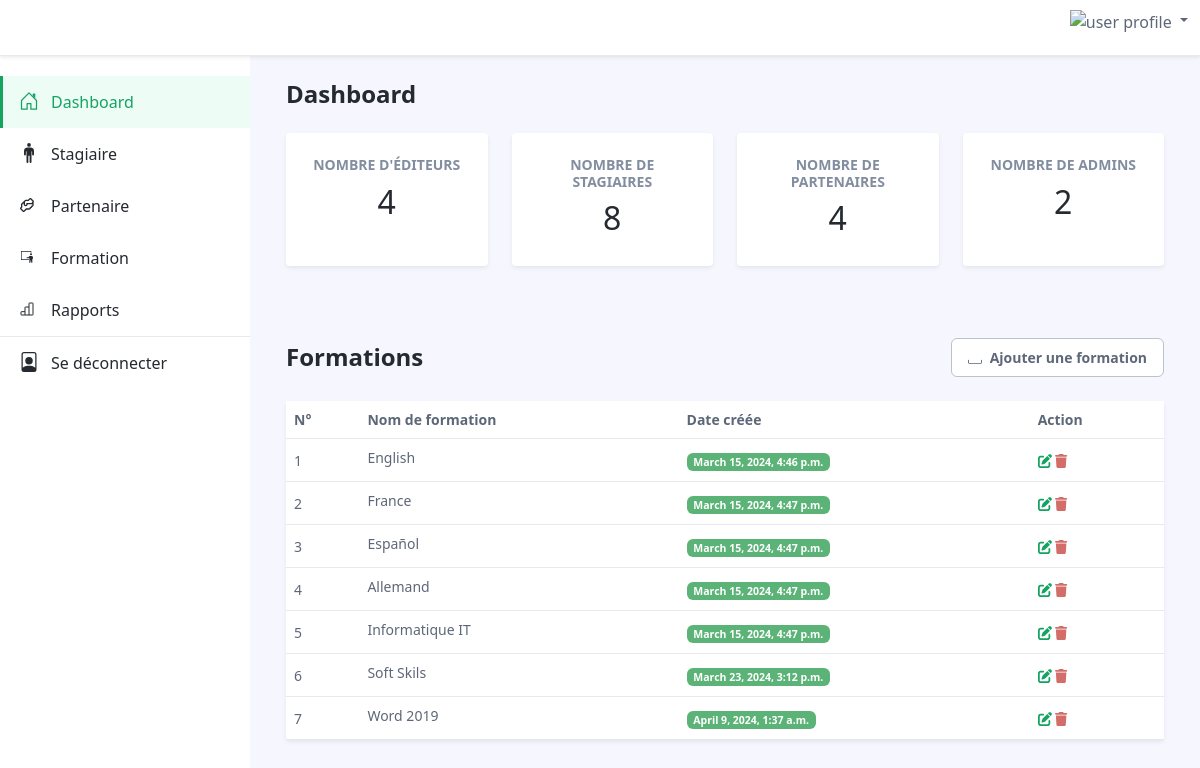
The page /escpasAdminFormation/ (signed in) on the database its author committed.
### takouine/models.py (models this page shows, shortened)
class Formation(models.Model):
    name = models.CharField(max_length=100, unique=True)
    date_created = models.DateTimeField(auto_now_add=True, null=True)
    slugFormation = models.SlugField(blank=True, null=True)

### takouine/decorators.py (the view)
        def wrapper_func(request , *args,**kwargs):
            group = None
            if request.user.groups.exists():
               group =  request.user.groups.all()[0].name
            if group in allowedGroups:
               return view_func(request , *args,**kwargs)
            else:
                return redirect('/')

### takouine/templates/takouine/escpasAdminFormation/formations.html (shortened to what this page needs)
{% extends "takouine/mainDashbord.html" %}
{% load static %}
{% block content %}
<div class="app-wrapper">
	<div class="app-content pt-3 p-md-3 p-lg-4">
		<div class="container-xl">
			<div class="row g-3 mb-4 align-items-center justify-content-between">
				<div class="col-auto">
					<h1 class="app-page-title mb-0">Formations</h1>
				</div>
				<div class="col-auto">
					 <div class="page-utilities">
						<div class="row g-2 justify-content-start justify-content-md-end align-items-center">
							<div class="col-auto">
								<a class="btn app-btn-secondary" href="{% url 'add_formationAdmin' %}">
									<svg width="1em" height="1em" viewBox="0 0 16 16" class="bi bi-plus me-1" fill="currentColor" xmlns="http://www.w3.org/2000/svg">
										<path fill-rule="evenodd" d="M.5 9.9a.5.5 0 0 1 .5.5v2.5a1 1 0 0 0 1 1h12a1 1 0 0 0 1-1v-2.5a.5.5 0 0 1 1 0v2.5a2 2 0 0 1-2 2H2a2 2 0 0 1-2-2v-2.5a.5.5 0 0 1 .5-.5z"/>
									</svg>
									Ajouter une formation
								</a>
							</div>
						</div>
					</div>
				</div>
			</div>
			<div class="tab-content" id="orders-table-tab-content">
				<div class="tab-pane fade show active" id="orders-all" role="tabpanel" aria-labelledby="orders-all-tab">
					<div class="app-card app-card-orders-table shadow-sm mb-5">
						<div class="app-card-body">
							<div class="table-responsive">
								<table class="table app-table-hover mb-0 text-left">
									<thead>
										<tr>
											<th class="cell">N°</th>
											<th class="cell">Nom de formation</th>
											<th class="cell">Date créée</th>
											<th class="cell">Action</th>
										</tr>
									</thead>
									<tbody>
										{% for formation in formations %}
										<tr>
											<td class="cell">{{ forloop.counter }}</td>
											<td class="cell"><span class="truncate">{{ formation.name }}</span></td>
											<td class="cell"><span class="badge bg-success">{{ formation.date_created }}</span></td>
											<td class="cell">
												<a href="{% url 'update_formation' formation.slugFormation %}"><i class="fa-solid fa-pen-to-square"></i></a>
												<a class="text-danger" href="{% url 'delete_formation' formation.slugFormation %}"><i class="fa-solid fa-trash"></i></a>
										</tr>
										{% endfor %}
									</tbody>
								</table>
							</div>
						</div>
					</div>
				</div>
			</div>
		</div>
	</div>
</div>
{% endblock  %}

### rows shown on the page
Formation: name "English", date_created "March 15, 2024, 4:46 p.m."
Formation: name "France", date_created "March 15, 2024, 4:47 p.m."
Formation: name "Español", date_created "March 15, 2024, 4:47 p.m."
Formation: name "Allemand", date_created "March 15, 2024, 4:47 p.m."
Formation: name "Informatique IT", date_created "March 15, 2024, 4:47 p.m."
Formation: name "Soft Skils", date_created "March 23, 2024, 3:12 p.m."
Formation: name "Word 2019", date_created "April 9, 2024, 1:37 a.m."

### other values the page prints
{{ total_edituers }} "4"
{{ total_stagiaires }} "8"
{{ total_partenaires }} "4"
{{ total_admins }} "2"
